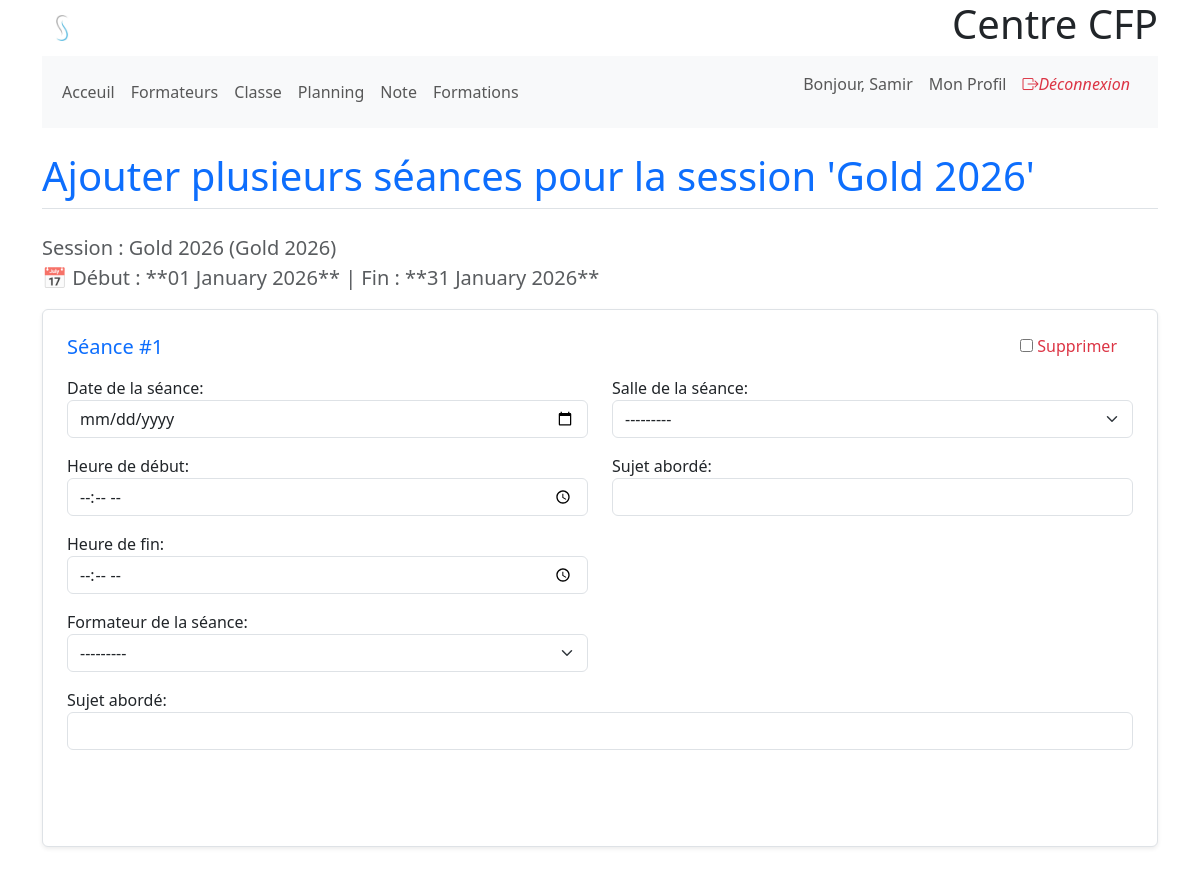
The page /formations/sessions/1/seances/ajouter_multiple/ (signed in, upper part) on the database as committed earlier.
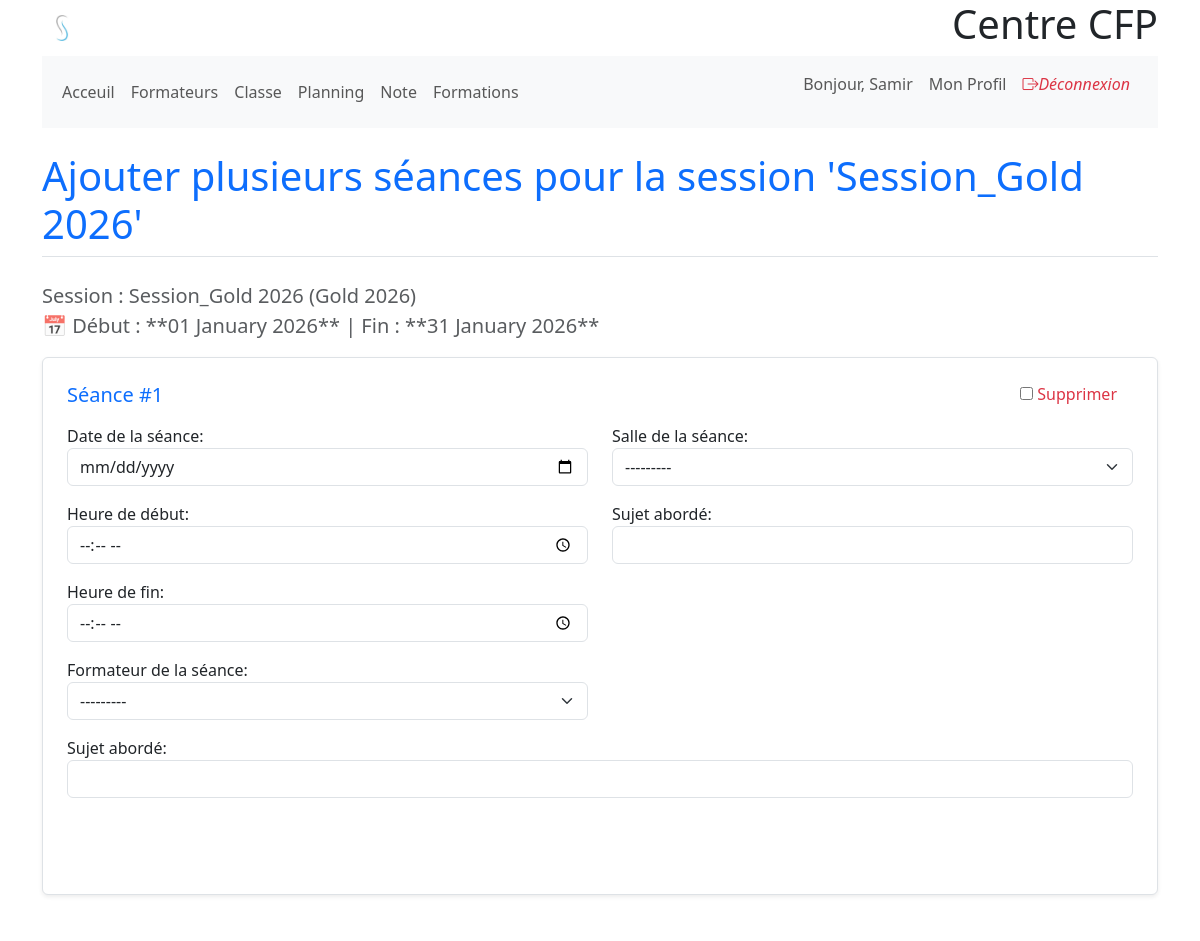
The same page on the database as committed later.
### gestion_formations/models.py (models this page shows, shortened)
class Session(models.Model):
    statut = models.CharField(max_length=50, choices=SessionStatus.choices,
                              default=SessionStatus.PLANNED, verbose_name=_("Statut de la session"))
    formation = models.ForeignKey(Formation, on_delete=models.CASCADE, related_name='sessions', verbose_name=_(
        "Formation"))  # Si la formation est supprimée, ses sessions le sont aussi
    nom_session = models.CharField(
        max_length=255, verbose_name=_("Nom de la session"))
    date_debut_session = models.DateField(verbose_name=_(
        "Date de début de la session"))  # Période générale
    date_fin_session = models.DateField(verbose_name=_(
        "Date de fin de la session"))   # Période générale
    capacite_max = models.PositiveIntegerField(
        verbose_name=_("Capacité maximale"))
    instructor_principal = models.ForeignKey(CustomUser, on_delete=models.SET_NULL, null=True,
                                             blank=True, related_name='sessions_principales', verbose_name=_("Formateur principal"))
    lieu = models.CharField(max_length=255, blank=True,
                            null=True, verbose_name=_("Lieu de la session"))
    description = models.TextField(
        blank=True, null=True, verbose_name=_("Description de la session"))
    capacite_min = models.PositiveIntegerField(
        blank=True, null=True, verbose_name=_("Capacité minimale"))
    class Meta:
        verbose_name = _("Session")
        verbose_name_plural = _("Sessions")
        ordering = ['date_debut_session']

class Formation(models.Model):  # cours
    nom = models.CharField(
        max_length=255, verbose_name=_("Nom de la formation"))
    description = models.TextField(
        blank=True, null=True, verbose_name=_("Description"))
    duree_heures = models.PositiveIntegerField(blank=True, null=True, verbose_name=_(
        "Durée totale en heures"))  # Durée totale estimée de la formation
    objectifs = models.TextField(
        blank=True, null=True, verbose_name=_("Objectifs"))
    prerequis = models.TextField(
        blank=True, null=True, verbose_name=_("Prérequis"))
    est_active = models.BooleanField(
        default=True, verbose_name=_("Est active"))
    date_debut_formation = models.DateField(
        blank=True,
        null=True,
        verbose_name=_("Date de début de la formation")
    )
    date_fin_formation = models.DateField(
        blank=True,
        null=True,
        verbose_name=_("Date de fin de la formation")
    )
    class Meta:
        verbose_name = _("Formation")
        verbose_name_plural = _("Formations")

### gestion_formations/views.py (the view)
@user_passes_test(is_instructor_or_admin)
def ajouter_plusieurs_seances(request, session_pk):
    session = get_object_or_404(Session, pk=session_pk)
    queryset = Seance.objects.none()
    if request.method == 'POST':
        formset = SeanceFormSet(
            request.POST,
            request.FILES,
            queryset=queryset,
            instance=session,
            form_kwargs={'session_pk': session_pk}
        )
        if formset.is_valid():
            with transaction.atomic():
                seances_a_sauvegarder = formset.save(commit=False)
                for seance in seances_a_sauvegarder:
                    if not seance.session_id:  # Pour une double sécurité si le champ 'session' n'était pas posté ou masqué
                        seance.session = session
                    seance.created_by = request.user
                    seance.save()
                formset.save_m2m()
            messages.success(
                request, f"Les séances pour la session '{session.nom_session}' ont été ajoutées avec succès.")
            return redirect('gestion_formations:session_detail', pk=session_pk)
        else:
            messages.error(
                request, "Veuillez corriger les erreurs ci-dessous dans le formulaire.")
    else:
        formset = SeanceFormSet(
            queryset=queryset,
            form_kwargs={'session_pk': session_pk}
        )
    context = {
        'formset': formset,
        'session': session,
        'titre_page': f"Ajouter plusieurs séances pour la session '{session.nom_session}'"
    }
    return render(request, 'gestion_formations/seance_formset.html', context)

### gestion_formations/models.py (called while the page is built)
    def __str__(self):
        return self.name

### gestion_formations/views.py (called while the page is built)
def is_instructor_or_admin(user):
    return user.is_authenticated and user.is_staff

### gestion_users/models.py (called while the page is built)
    def __str__(self):
        return f"{self.get_full_name() or self.username} ({self.get_role_display()})"

### gestion_formations/templates/gestion_formations/seance_formset.html (shortened to what this page needs)
{% extends 'base.html' %}
{% block content %}
  <div class="container mt-4">
    <h1 class="mb-4 border-bottom pb-2 text-primary">{{ titre_page }}</h1>
    <p class="lead text-muted">
      Session : <strong>{{ session.nom_session }}</strong> ({{ session.formation.nom }})
      <br />
      📅 Début : **{{ session.date_debut_session|date:'d F Y' }}** | Fin : **{{ session.date_fin_session|date:'d F Y' }}**
    </p>
    <form method="post" class="needs-validation" novalidate>
      {% for form in formset %}
        <div class="seance-form mb-5 p-4 border rounded shadow-sm bg-white">
          <div class="d-flex justify-content-between align-items-center mb-3">
            <h3 class="h5 m-0 text-primary">Séance #{{ forloop.counter }}</h3>
            {% if form.DELETE %}
              <div class="form-check form-check-inline">
                {{ form.DELETE }}
                <label class="form-check-label text-danger" for="{{ form.DELETE.id_for_label }}">Supprimer</label>
              </div>
            {% endif %}
          </div>
          <div class="row">
            <div class="col-md-6">
              {% for field in form.visible_fields|slice:':4' %}
                <div class="mb-3">
                  {{ field.label_tag }}
                  {{ field }}
                </div>
              {% endfor %}
            </div>
            <div class="col-md-6">
              {% for field in form.visible_fields|slice:'4:6' %}
                <div class="mb-3">
                  {{ field.label_tag }}
                  {{ field }}
                </div>
              {% endfor %}
            </div>
          </div>
          <div class="mb-3">{{ form.sujet_aborde.label_tag }}
            {{ form.sujet_aborde }}</div>
          <div class="mb-3 form-check mt-3">{{ form.est_annulee }} {{ form.est_annulee.label_tag }}</div>
        </div>
      {% endfor %}
    </form>
  </div>
{% endblock %}

Rows that differ between the two databases and show on the page:
changed Session: nom_session "Gold 2026" → "Session_Gold 2026"
Other text that changed with them:
{{ titre_page }}: "Ajouter plusieurs séances pour la session 'Gold 2026'" → "Ajouter plusieurs séances pour la session 'Session_Gold 2026'"
